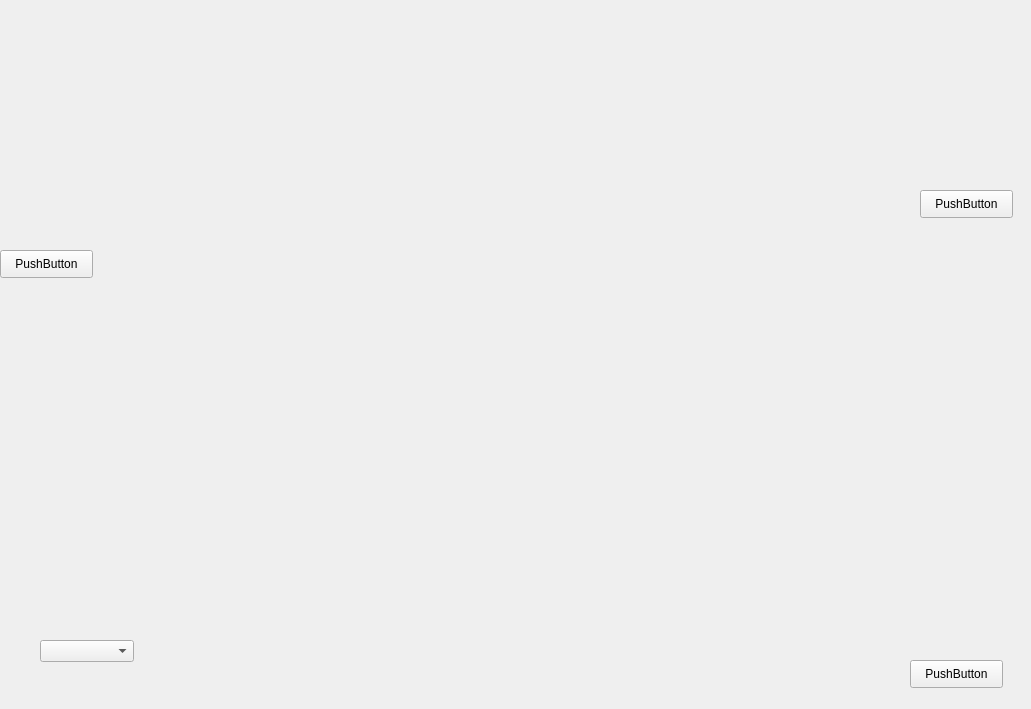
<?xml version="1.0" encoding="UTF-8"?>
<ui version="4.0">
 <class>Form</class>
 <widget class="QWidget" name="Form">
  <property name="geometry">
   <rect>
    <x>0</x>
    <y>0</y>
    <width>1031</width>
    <height>709</height>
   </rect>
  </property>
  <property name="windowTitle">
   <string>Form</string>
  </property>
  <widget class="QComboBox" name="comboBox">
   <property name="geometry">
    <rect>
     <x>40</x>
     <y>640</y>
     <width>94</width>
     <height>22</height>
    </rect>
   </property>
  </widget>
  <widget class="QPushButton" name="pushButton">
   <property name="geometry">
    <rect>
     <x>920</x>
     <y>190</y>
     <width>93</width>
     <height>28</height>
    </rect>
   </property>
   <property name="text">
    <string>PushButton</string>
   </property>
  </widget>
  <widget class="QPushButton" name="pushButton_2">
   <property name="geometry">
    <rect>
     <x>0</x>
     <y>250</y>
     <width>93</width>
     <height>28</height>
    </rect>
   </property>
   <property name="text">
    <string>PushButton</string>
   </property>
  </widget>
  <widget class="QPushButton" name="pushButton_3">
   <property name="geometry">
    <rect>
     <x>910</x>
     <y>660</y>
     <width>93</width>
     <height>28</height>
    </rect>
   </property>
   <property name="text">
    <string>PushButton</string>
   </property>
  </widget>
 </widget>
 <resources/>
 <connections/>
</ui>
